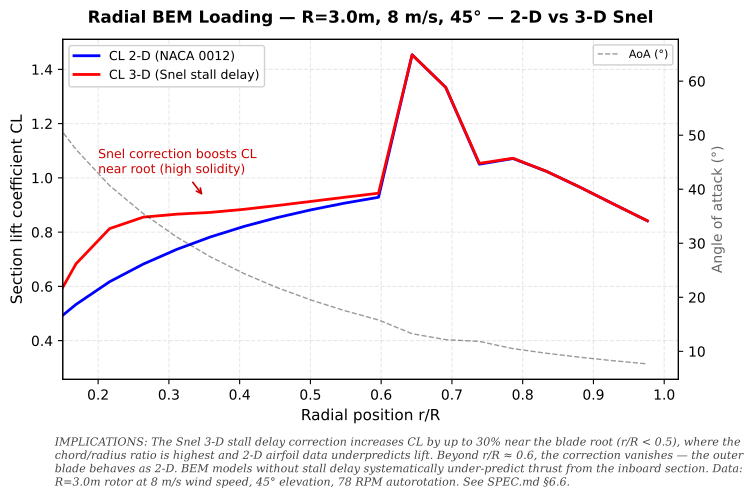

This figure's Python source:
#!/usr/bin/env python3
"""bem-radial-loading: CL distribution along blade — 2D vs 3D Snel."""
import csv
import matplotlib
matplotlib.use("Agg")
import matplotlib.pyplot as plt
import numpy as np

# Load
r_R, cl_2d, cl_3d, aoa = [], [], [], []
with open("radial_loading.csv") as f:
    for row in csv.DictReader(f):
        r_R.append(float(row["r_R"]))
        cl_2d.append(float(row["cl_2d"]))
        cl_3d.append(float(row["cl_3d"]))
        aoa.append(float(row["aoa_deg"]))

fig, ax1 = plt.subplots(figsize=(8, 5))
fig.patch.set_facecolor("white")

ax1.plot(r_R, cl_2d, "b-", linewidth=2, label="CL 2-D (NACA 0012)")
ax1.plot(r_R, cl_3d, "r-", linewidth=2, label="CL 3-D (Snel stall delay)")
ax1.set_xlabel("Radial position r/R", fontsize=11)
ax1.set_ylabel("Section lift coefficient CL", fontsize=11, color="black")
ax1.set_title("Radial BEM Loading — R=3.0m, 8 m/s, 45° — 2-D vs 3-D Snel",
             fontsize=12, fontweight="bold", pad=12)
ax1.legend(loc="upper left", fontsize=9, framealpha=0.9, edgecolor="#cccccc")
ax1.grid(True, alpha=0.3, linestyle="--")
ax1.set_xlim(0.15, 1.02)

# AoA on secondary axis
ax2 = ax1.twinx()
ax2.plot(r_R, aoa, "k--", linewidth=1, alpha=0.4, label="AoA (°)")
ax2.set_ylabel("Angle of attack (°)", fontsize=10, color="#666666")
ax2.legend(loc="upper right", fontsize=8, framealpha=0.9)

# Snel effect annotation
mid = len(r_R) // 2
ax1.annotate("Snel correction boosts CL\nnear root (high solidity)",
            xy=(0.35, cl_3d[mid]), xytext=(0.2, max(cl_2d) * 0.7),
            fontsize=9, color="#cc0000",
            arrowprops=dict(arrowstyle="->", color="#cc0000", lw=1.2))

# Caption
caption = (
    "IMPLICATIONS: The Snel 3-D stall delay correction increases CL by "
    "up to 30% near the blade root (r/R < 0.5), where the chord/radius "
    "ratio is highest and 2-D airfoil data underpredicts lift. Beyond "
    "r/R ≈ 0.6, the correction vanishes — the outer blade behaves as 2-D. "
    "BEM models without stall delay systematically under-predict thrust "
    "from the inboard section. Data: R=3.0m rotor at 8 m/s wind speed, "
    "45° elevation, 78 RPM autorotation. See SPEC.md §6.6."
)
caption_text = fig.text(0.10, 0.02, caption, fontsize=8, color="#444444",
                         ha="left", va="bottom", style="italic", family="serif",
                         wrap=True)

plt.subplots_adjust(left=0.11, right=0.88, top=0.92, bottom=0.24)
fig.savefig("bem-radial-loading.png", dpi=300,
            facecolor="white", edgecolor="none",
            bbox_extra_artists=[caption_text], bbox_inches="tight")
fig.savefig("bem-radial-loading.pdf",
            facecolor="white", edgecolor="none",
            bbox_extra_artists=[caption_text], bbox_inches="tight")
plt.close()

print("bem-radial-loading.png + .pdf generated")
